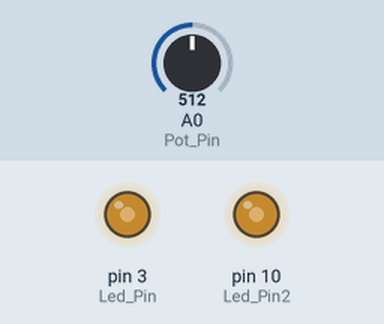
Simulated run of this sketch. Board: Arduino Uno, built with avr-gcc and run on an emulated ATmega328P. On the bench: output pins drawn as LEDs (lit = HIGH). Inputs (shaded band) come from the test bench; at power-on: A0 (Pot_Pin) = 512.

Above: at 11.2 s.
11.3 s: A0 (Pot_Pin) set to 716
At 12.5 s:
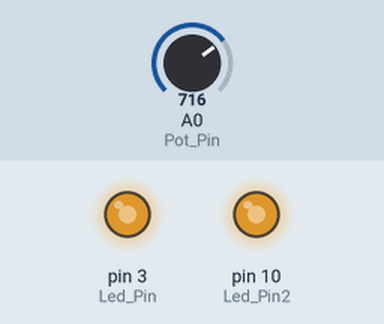
12.8 s: A0 (Pot_Pin) set to 900
At 13.8 s:
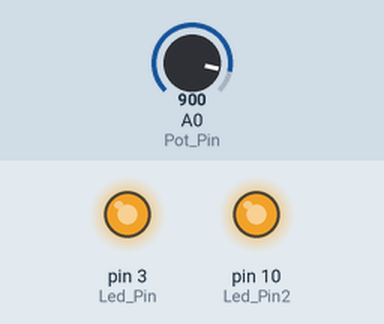
14.3 s: A0 (Pot_Pin) set to 0
At 15.0 s:
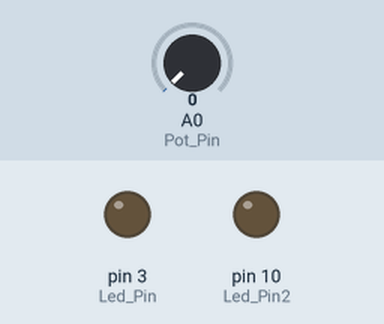
15.8 s: A0 (Pot_Pin) set to 511
At 16.1 s:
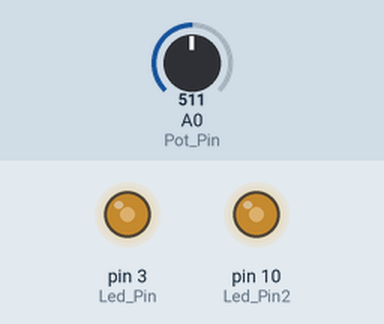
Timing chart, 0 to 18.3 s (numbered marks = the images above; inputs shaded):
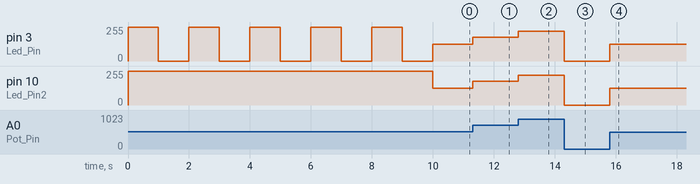

The sketch:

utn_clase_arduino03_1.ino
```cpp
int Led_Pin = 3, Led_Pin2 = 10;
int Pot_Pin = A0;
int sensorValue = 0;
int outputValue = 0;
void setup()
{
pinMode(Led_Pin, OUTPUT);
pinMode(Led_Pin2, OUTPUT);

Test_Led();
}
void loop()
{
sensorValue = analogRead(Pot_Pin);
outputValue = map(sensorValue, 0, 1023, 0, 255);
analogWrite(Led_Pin, outputValue);
analogWrite(Led_Pin2, outputValue);
}
void Test_Led()
{
  digitalWrite(Led_Pin2, HIGH);
  for(int i = 0; i < 5; i++){
    digitalWrite(Led_Pin, HIGH);
	delay(1000);
	digitalWrite(Led_Pin, LOW);
	delay(1000);
  }

}
```

Measured:
- after the input at 11.3 s, pin 3 (Led_Pin), pin 10 (Led_Pin2): 127/255 → 178/255 at once
- after the input at 12.8 s, pin 3 (Led_Pin), pin 10 (Led_Pin2): 178/255 → 224/255 at once
- after the input at 14.3 s, pin 3 (Led_Pin), pin 10 (Led_Pin2): 224/255 → 0/255 at once
- after the input at 15.8 s, pin 3 (Led_Pin), pin 10 (Led_Pin2): 0/255 → 127/255 at once
- by itself, pin 3 (Led_Pin): repeats every 2.0 s: 255/255 1.0 s, 0/255 1.0 s
